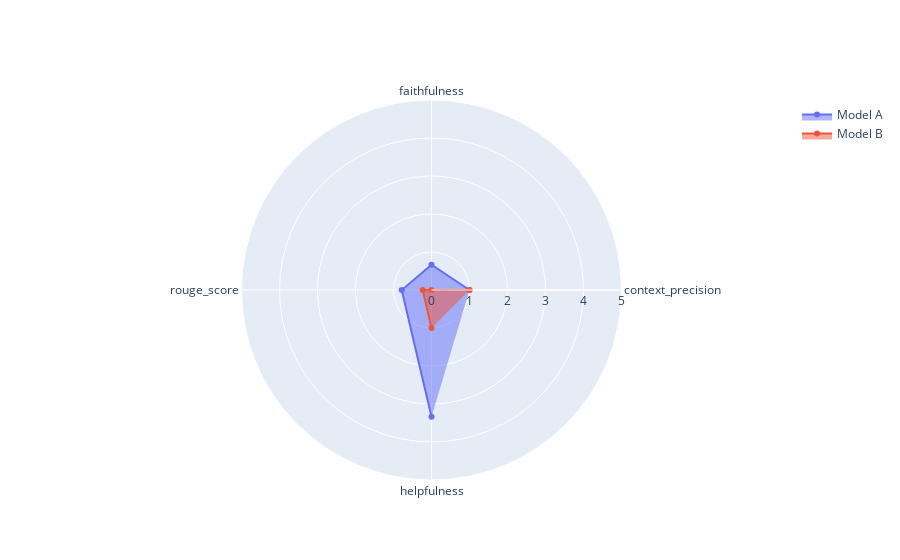

The code cell stored with this chart in its notebook:
### Code cell
plot_radar_plot(eval_results, max_score=5)

### Figure 1 — Plotly figure (JSON) as saved in the notebook; plotly's stock layout.template omitted (floating-point values rounded to 4 significant figures)
{"data": [{"fill": "toself", "name": "Model A", "r": [1.0, 0.6667, 0.7834, 3.333], "theta": ["context_precision", "faithfulness", "rouge_score", "helpfulness"], "type": "scatterpolar"}, {"fill": "toself", "name": "Model B", "r": [1.0, 0, 0.2315, 1], "theta": ["context_precision", "faithfulness", "rouge_score", "helpfulness"], "type": "scatterpolar"}], "layout": {"polar": {"radialaxis": {"range": [0, 5], "visible": true}}, "showlegend": true}}
